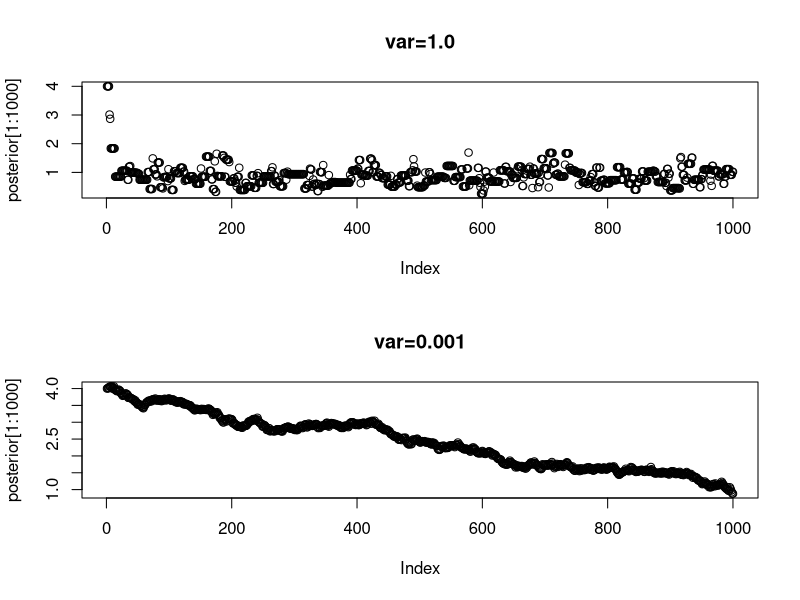

R code for this plot:
# 波平問題:
# 過去10回の釣果 c(0,1,0,0,2,0,1,0,0,1)
# 事前分布はガンマ分布f(θ|α=6, λ=3)
# 尤度はポアソン分布に従っているとする.
# 奥さんは主人のθ=2, std=0.8
# 
# 6) 事後分布であるガンマ分布 f(θ|α=11, λ=13)を独立MH法を
# シミュレート
# 理論値: 0.846
#
# 7) 事後分布がガウス分布 平均3.0, 分散0.5を独立MH法を用いてシミュレート
# 理論値: 0.846
#
# 8) 波平釣果問題の事後分布であるガンマ分布をランダムウォークMH法でシミュレートしています。10万回サンプリングし, 初めの1000個のバーンイン期間と見積もります。分散を1.0と0.001のふた通りで、トレースラインを観察し、平均を経緯さんして理論値と比較しなさい.
#
#
# by Hiro Taiyo Hamada, Araya Inc.

set.seed(1234);

# initial parameters
n_sample = c(10,100,1000,10000,100000);
burn = 1000;

data = c(0,1,0,0,2,0,1,0,0,1);

# 1) proposal distribution plot
x = -100:500;
x = x/100;
alpha = 11; lambda = 13;
mu = 3; var = 0.5
split.screen(c(2,1)); 
proposal_gammadist = dgamma(x,shape=alpha,rate=lambda);
screen(1); plot(proposal_gammadist, main="Gamma Dist(α=11, λ=13)");
proposal_gaussdist = dnorm(x, mean=mu,sd=sqrt(var));
screen(2); plot(proposal_gaussdist, main="Gauss Dist(μ=3, std=sqrt(0.5))");

# 2) ガンマ分布のカーネル
# α=11, λ=13
gamma_kernel <- function(theta,data){
	if (theta < 0) {
		return(0)
	}
	likelihood = prod(dpois(data, lambda=theta))
	prior      = dgamma(theta, shape=6,rate=3);
	return(prior * likelihood)
}

# independent_MH
independent_MH <- function(data,mu_proposal=1,scale_proposal=sqrt(0.5),theta_init=2,nrun=10) {

	# initial values
	theta_current = theta_init;
	posterior = c(theta_current)
	count = 0; # count accepted proposals

	for (ii in 1:nrun){
		theta_proposal = rnorm(1, mean=mu_proposal, sd=scale_proposal);

		# likelihood x prior
		p_current = gamma_kernel(theta_current,data)
		p_proposal= gamma_kernel(theta_proposal,data)

		# probability to accept proposal
		p_accept =  dnorm(x=theta_current,mean=mu_proposal, sd=scale_proposal) * p_proposal /
        (dnorm(x=theta_proposal,mean=mu_proposal, sd=scale_proposal) * p_current)

		# probability to accept proposal
		if (runif(1) < p_accept){
			count = count + 1;
			theta_current = theta_proposal
		}
		# append posterior
		posterior = append(posterior, theta_current);
	}
	print("Accpeted rate:")
	print(count/nrun*100);
	print("%")
	return(posterior)
}

# 5)問題
posterior = independent_MH(data, nrun=10);
print(mean(posterior))
posterior = independent_MH(data, nrun=100);
print(mean(posterior))
posterior = independent_MH(data, nrun=1000);
print(mean(posterior))
posterior = independent_MH(data, nrun=10000);
print(mean(posterior))

# 6)問題
posterior = independent_MH(data, mu_proposal=3,scale_proposal=sqrt(0.5), nrun=100000);
print(mean(posterior[10000:100000]))


# random_MH
random_MH <- function(data,scale_proposal=sqrt(0.5),theta_init=4,nrun=10) {

	# initial values
	theta_current = theta_init;
	posterior = c(theta_current)
	count = 0; # count accepted proposals

	for (ii in 1:nrun){
		theta_proposal = rnorm(1, mean=theta_current, sd=scale_proposal);

		# likelihood x prior
		p_current = gamma_kernel(theta_current,data)
		p_proposal= gamma_kernel(theta_proposal,data)

		# probability to accept proposal
		p_accept =  p_proposal/p_current

		# probability to accept proposal
		if (runif(1) < p_accept){
			count = count + 1;
			theta_current = theta_proposal
		}
		# append posterior
		posterior = append(posterior, theta_current);
	}
	print("Accpeted rate:")
	print(count/nrun*100);
	print("%")
	return(posterior)
}

# 8 波平釣果問題
# var = 1.0, 受容率=29.55%, 0.8469911
split.screen(c(2,1)); 
posterior = random_MH(data, scale_proposal=1,nrun=100000);
print(mean(posterior[10000:100000]));
screen(1);
plot(posterior[1:1000],main="var=1.0");

# var = 0.001, 受容率=95.35%, 0.8375484
posterior = random_MH(data, scale_proposal=sqrt(0.001),nrun=100000);
print(mean(posterior[10000:100000]));
screen(2); 
plot(posterior[1:1000],main="var=0.001");

